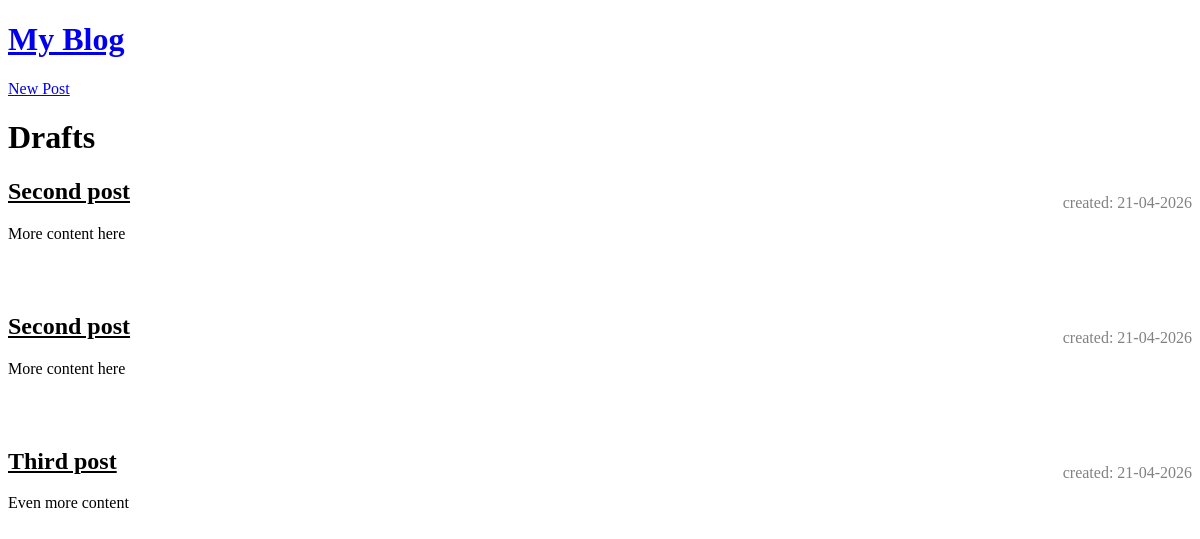
The page /drafts/ (signed in) on the database its author committed.
### Amelapp/models.py (models this page shows, shortened)
class Post(models.Model):
    author = models.ForeignKey(settings.AUTH_USER_MODEL, on_delete=models.CASCADE)
    title = models.CharField(max_length=200)
    text = models.TextField()
    created_date = models.DateTimeField(default=timezone.now)
    published_date = models.DateTimeField(blank=True, null=True)

### Amelapp/views.py (the view)
# urls.py: path('drafts/', views.post_draft_list, name='post_draft_list'),
@login_required
def post_draft_list(request):
    posts = Post.objects.filter(
        published_date__isnull=True
    ).order_by('created_date')
    return render(request, 'blog/post_draft_list.html', {'posts': posts})

### Amelapp/templates/blog/post_draft_list.html
{% extends 'blog/base.html' %}
{% block content %}
    <h1>Drafts</h1>
    {% for post in posts %}
        <article class="post">
            <p class="date">
                created: {{ post.created_date|date:'d-m-Y' }}
            </p>
            <h2>
                <a href="{% url 'post_detail' pk=post.pk %}">
                    {{ post.title }}
                </a>
            </h2>
            <p>{{ post.text|truncatechars:200 }}</p>
        </article>
    {% empty %}
        <p>No drafts yet.</p>
    {% endfor %}
{% endblock %}

### Amelapp/static/css/blog.css (style rules this page uses)
h1, h2, h3, h4 { font-family: 'Lobster', cursive; }
.date { color: #828282; }
.post { margin-bottom: 70px; }
.post h2 a, .post h2 a:visited { color: #000000; }
.post > .date, .post > .actions { float: right; }

### rows shown on the page
Post: created_date "21-04-2026", title "Second post", text "More content here"
Post: created_date "21-04-2026", title "Second post", text "More content here"
Post: created_date "21-04-2026", title "Third post", text "Even more content"
